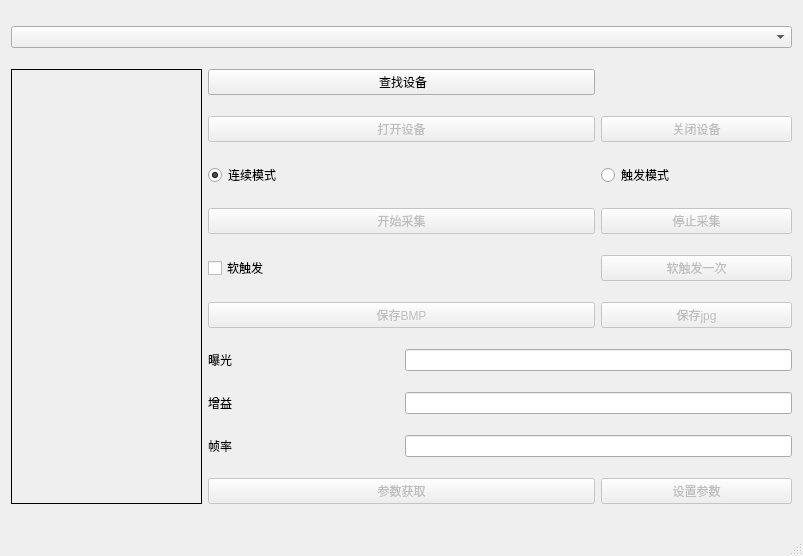
<?xml version="1.0" encoding="UTF-8"?>
<ui version="4.0">
 <class>MainWindow</class>
 <widget class="QMainWindow" name="MainWindow">
  <property name="geometry">
   <rect>
    <x>0</x>
    <y>0</y>
    <width>803</width>
    <height>556</height>
   </rect>
  </property>
  <property name="sizePolicy">
   <sizepolicy hsizetype="Preferred" vsizetype="Preferred">
    <horstretch>0</horstretch>
    <verstretch>0</verstretch>
   </sizepolicy>
  </property>
  <property name="windowTitle">
   <string>MainWindow</string>
  </property>
  <widget class="QWidget" name="centralWidget">
   <layout class="QGridLayout" name="gridLayout">
    <item row="0" column="0" colspan="4">
     <widget class="QComboBox" name="comboBox"/>
    </item>
    <item row="1" column="0" rowspan="10">
     <widget class="QLabel" name="DisplayLabel">
      <property name="styleSheet">
       <string notr="true">border-width: 1px;border-style: solid;border-color: rgb(0, 0, 0);</string>
      </property>
      <property name="text">
       <string/>
      </property>
      <property name="scaledContents">
       <bool>true</bool>
      </property>
      <property name="margin">
       <number>1</number>
      </property>
     </widget>
    </item>
    <item row="1" column="1" colspan="2">
     <widget class="QPushButton" name="EnumButton">
      <property name="sizePolicy">
       <sizepolicy hsizetype="Minimum" vsizetype="Fixed">
        <horstretch>0</horstretch>
        <verstretch>0</verstretch>
       </sizepolicy>
      </property>
      <property name="text">
       <string> 查找设备</string>
      </property>
     </widget>
    </item>
    <item row="2" column="1" colspan="2">
     <widget class="QPushButton" name="OpenButton">
      <property name="enabled">
       <bool>false</bool>
      </property>
      <property name="text">
       <string>打开设备</string>
      </property>
     </widget>
    </item>
    <item row="2" column="3">
     <widget class="QPushButton" name="CloseButton">
      <property name="enabled">
       <bool>false</bool>
      </property>
      <property name="text">
       <string>关闭设备</string>
      </property>
     </widget>
    </item>
    <item row="3" column="1" colspan="2">
     <widget class="QRadioButton" name="ContinuesRadioButton">
      <property name="enabled">
       <bool>true</bool>
      </property>
      <property name="text">
       <string>连续模式</string>
      </property>
      <property name="checked">
       <bool>true</bool>
      </property>
     </widget>
    </item>
    <item row="3" column="3">
     <widget class="QRadioButton" name="HardwareRadioButton">
      <property name="text">
       <string>触发模式</string>
      </property>
     </widget>
    </item>
    <item row="4" column="1" colspan="2">
     <widget class="QPushButton" name="StartGrabbingButton">
      <property name="enabled">
       <bool>false</bool>
      </property>
      <property name="text">
       <string>开始采集</string>
      </property>
     </widget>
    </item>
    <item row="4" column="3">
     <widget class="QPushButton" name="StopGrabbingButton">
      <property name="enabled">
       <bool>false</bool>
      </property>
      <property name="text">
       <string>停止采集</string>
      </property>
     </widget>
    </item>
    <item row="5" column="1" colspan="2">
     <widget class="QCheckBox" name="checkBox">
      <property name="text">
       <string>软触发</string>
      </property>
     </widget>
    </item>
    <item row="5" column="3">
     <widget class="QPushButton" name="SoftwareButton">
      <property name="enabled">
       <bool>false</bool>
      </property>
      <property name="text">
       <string>软触发一次</string>
      </property>
     </widget>
    </item>
    <item row="6" column="1" colspan="2">
     <widget class="QPushButton" name="SaveBmpButton">
      <property name="enabled">
       <bool>false</bool>
      </property>
      <property name="text">
       <string>保存BMP</string>
      </property>
     </widget>
    </item>
    <item row="6" column="3">
     <widget class="QPushButton" name="SaveJpgButton">
      <property name="enabled">
       <bool>false</bool>
      </property>
      <property name="text">
       <string>保存jpg</string>
      </property>
     </widget>
    </item>
    <item row="7" column="1">
     <widget class="QLabel" name="ExposureLabel">
      <property name="text">
       <string>曝光</string>
      </property>
     </widget>
    </item>
    <item row="7" column="2" colspan="2">
     <widget class="QLineEdit" name="ExposureLineEdit"/>
    </item>
    <item row="8" column="1">
     <widget class="QLabel" name="GainLabel">
      <property name="text">
       <string>增益</string>
      </property>
     </widget>
    </item>
    <item row="8" column="2" colspan="2">
     <widget class="QLineEdit" name="GainLineEdit"/>
    </item>
    <item row="9" column="1">
     <widget class="QLabel" name="FrameRateLabel">
      <property name="text">
       <string>帧率</string>
      </property>
     </widget>
    </item>
    <item row="9" column="2" colspan="2">
     <widget class="QLineEdit" name="FrameRateLineEdit"/>
    </item>
    <item row="10" column="1" colspan="2">
     <widget class="QPushButton" name="GetParamButton">
      <property name="enabled">
       <bool>false</bool>
      </property>
      <property name="text">
       <string>参数获取</string>
      </property>
     </widget>
    </item>
    <item row="10" column="3">
     <widget class="QPushButton" name="SetParamButton">
      <property name="enabled">
       <bool>false</bool>
      </property>
      <property name="text">
       <string>设置参数</string>
      </property>
     </widget>
    </item>
   </layout>
  </widget>
  <widget class="QStatusBar" name="statusBar"/>
 </widget>
 <layoutdefault spacing="6" margin="11"/>
 <resources/>
 <connections/>
</ui>
